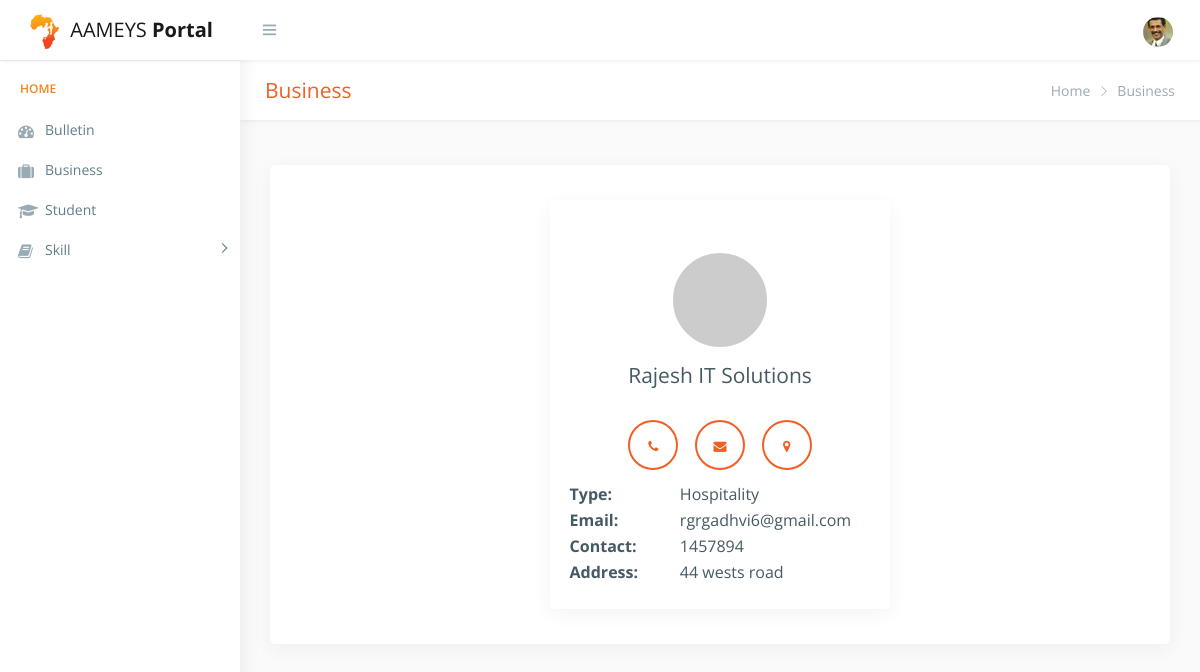
/publicbusiness.php, run on the app's committed database.
### tables this page shows
CREATE TABLE `business` (
  `busId` int(11) NOT NULL,
  `UId` int(11) NOT NULL,
  `busName` varchar(60) NOT NULL,
  `busAddress` varchar(120) NOT NULL,
  `busType` varchar(80) NOT NULL,
  `busABN` varchar(60) DEFAULT NULL,
  `busEmail` varchar(80) DEFAULT NULL,
  `busContact` int(11) DEFAULT NULL,
  `busContactPerson` varchar(90) DEFAULT NULL,
  `busContactPersonRole` varchar(30) DEFAULT NULL,
  `busWebsite` varchar(90) DEFAULT NULL,
  `busSize` varchar(90) DEFAULT NULL
);

### publicbusiness.php (the view, shortened to what this page needs)
<!DOCTYPE html>
<?php include "include/db_config.php";?>
<html lang="en">
<?php
$query = "SELECT * FROM business";
$result = mysqli_query($conn,$query);
?>
<head>
    <link href="css/lib/bootstrap/bootstrap.css" rel="stylesheet">
    <link href="css/helper.css" rel="stylesheet">
    <link href="css/style.css" rel="stylesheet">
</head>
<body class="fix-header fix-sidebar">
    <div id="main-wrapper">
        <div class="header" style="">
            <?php include "include/top_nav.php"; ?>
        </div>
        <div class="left-sidebar" style="overflow: visible;">
            <?php include "include/side_nav.php"; ?>
        </div>
  <div class="page-wrapper" style="min-height: 157px;">
            <div class="row page-titles">
                <div class="col-md-5 align-self-center">
                    <h3 class="text-primary">Business</h3> </div>
                <div class="col-md-7 align-self-center">
                    <ol class="breadcrumb">
                        <li class="breadcrumb-item"><a href="publicbulletin.php">Home</a></li>
                        <li class="breadcrumb-item active">Business</li>
                    </ol>
                </div>
            </div>
        <div class="container-fluid">
          <div class="row justify-content-center">
            <div class="col-lg-12">
              <div class="card">
                <div class="row justify-content-center">
                          <?php
                            while($row = mysqli_fetch_assoc($result))
                            {
                          ?>
                          <div class="col-lg-5">
                              <div class="card">
                                  <div class="card-body">
                                      <div class="card-two">
                                          <header>
                                              <div class="avatar">
                                              </div>
                                          </header>
                                          <h3></span><?php echo $row['busName'];?></h3>
                                          <div class="contacts" >
                                              <a href="tel:<?php echo $row['busContact'];?>"><i class="fa fa-phone"></i></a>
                                              <a href="https://mail.google.com/mail/?view=cm&fs=1&tf=1&to=<?php echo $row['busEmail'];?>&body=my-text"><i class="fa fa-envelope"></i></a>
                                              <a href="https://www.google.com/maps/search/?api=1&query=<?php echo $row['busAddress'];?>"><i class="fa fa-map-marker"></i></a>
                                          </div>
                                      </div>
                                           <div>
                                            </div>
                                         <div>
                                       </div>
                                    <div class="row ">
                                      <div class="col-4"><h5 ><span class="font-weight-bold">Type: </span></h5></div>
                                      <div class="col-8"><h5><?php echo $row['busType'];?></h5></div>
                                    </div>
                                    <div class="row">
                                      <div class="col-4"><h5><span class="font-weight-bold">Email: </span></h5></div>
                                      <div class="col-8"><h5><?php echo $row['busEmail'];?></h5></div>
                                    </div>
                                    <div class="row">
                                      <div class="col-4"><h5><span class="font-weight-bold">Contact: </span></h5></div>
                                      <div class="col-8"><h5><?php echo $row['busContact'];?></h5></div>
                                    </div>
                                    <div class="row">
                                      <div class="col-4"><h5><span class="font-weight-bold">Address: </span></h5></div>
                                      <div class="col-8"><h5><?php echo $row['busAddress'];?></h5></div>
                                    </div>
                                    </div>
                              </div>
                            </div>
                              <?php
                              }
                              ?>
                </div>
              </div>
            </div>
        </div>
    </div>
</div>
  </div>
</body>
</html>

### data on the page
business: busName "Rajesh IT Solutions", busType "Hospitality", busEmail "rgrgadhvi6@gmail.com", busContact "1457894", busAddress "44 wests road"
